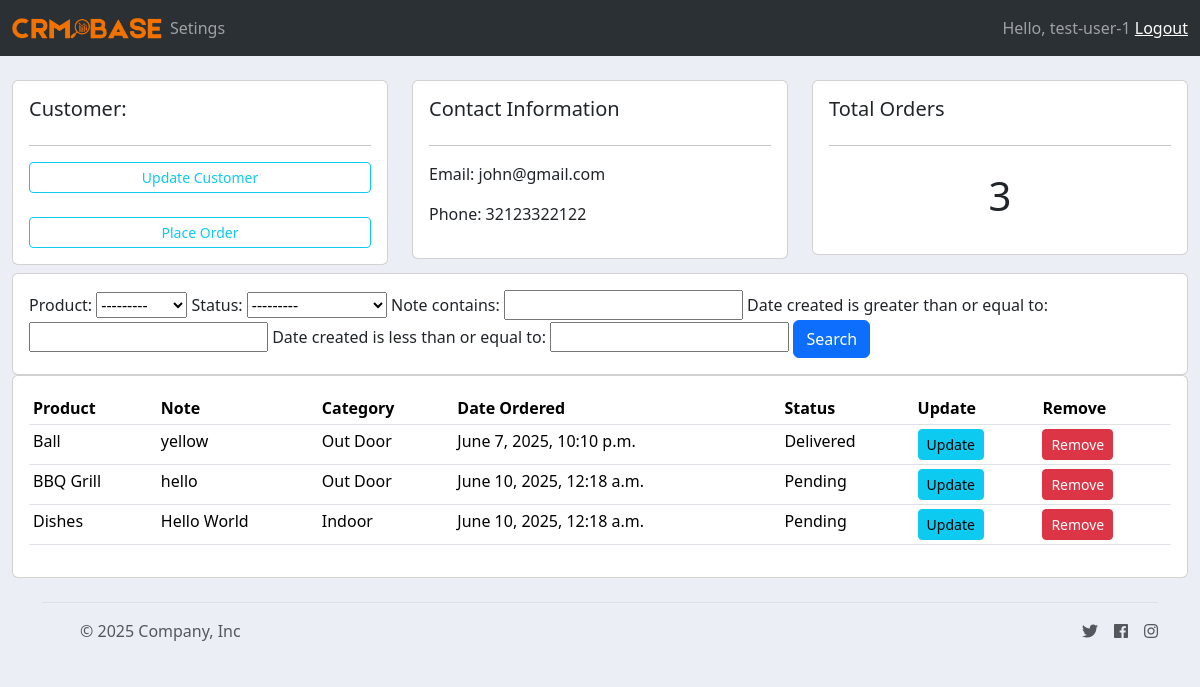
The page /customer/2/ (signed in) on the database its author committed.
### account/models.py (models this page shows, shortened)
class Customer(models.Model):
    user = models.OneToOneField(User,null=True,blank=True,on_delete=models.CASCADE)
    name = models.CharField(max_length=200,null=True)
    email = models.CharField(max_length=200,null=True)
    phone = models.CharField(max_length=200,null=True)
    profile_pic = models.ImageField(default="profile-2.png",null=True,blank=True)
    date_created = models.DateTimeField(auto_now_add=True,null=True)

class Order(models.Model):
    STATUS = (
        ('Pending','Pending'),
        ('Out for delivery','Out for delivery'),
        ('Delivered','Delivered'),
    )
    customer = models.ForeignKey(Customer,null=True, on_delete=models.SET_NULL)
    product = models.ForeignKey(Product,null=True, on_delete=models.SET_NULL)
    date_created = models.DateTimeField(auto_now_add=True,null=True)
    status = models.CharField(max_length=200,null=True,choices=STATUS)
    note = models.CharField(max_length=1000,null=True)

class Product(models.Model):
    CATEGORY = (
        ('Indoor','Indoor'),
        ('Out Door','Out Door'),
    )
    name = models.CharField(max_length=200,null=True)
    price = models.FloatField(null=True)
    category = models.CharField(max_length=200,null=True, choices=CATEGORY)
    description = models.CharField(max_length=200,null=True,blank=True)
    date_created = models.DateTimeField(auto_now_add=True,null=True)
    tags = models.ManyToManyField(Tag)
    def __str__(self):
        return self.name

### account/decorators.py (the view)
        def wrapper_func(request,*args,**kwargs):
            group = None
            if request.user.groups.exists():
                group = request.user.groups.all()[0].name
            if group in allowed_roles:
                return view_func(request,*args,**kwargs)
            else:
                return HttpResponse("You are not allowed to access this page")

### account/views.py (called while the page is built)
@login_required(login_url="login")
@allowed_users(allowed_roles=['admin'])
def customer(request,pk):
    customer = Customer.objects.get(id=pk)
    orders = customer.order_set.all()
    order_count = orders.count()
    myFilter = OrderFilter(request.GET,queryset=orders)
    orders = myFilter.qs
    context = {
        'customer':customer,
        'orders':orders,
        'order_count':order_count,
        'myFilter':myFilter}
    return render(request,'account/customer.html',context)

### account/templates/account/customer.html
{% extends 'account/main.html' %} {% block content %}
<br />
<div class="row mb-2">
  <div class="col-md">
    <div class="card card-body">
      <h5>Customer:</h5>
      <hr />
      <a class="btn btn-outline-info btn-sm btn-block" href=""
        >Update Customer</a
      >
      <br />
      <a
        class="btn btn-outline-info btn-sm btn-block"
        href="{% url 'create_order' customer.id %}"
        >Place Order</a
      >
    </div>
  </div>
  <div class="col-md">
    <div class="card card-body">
      <h5>Contact Information</h5>
      <hr />
      <p>Email: {{customer.email}}</p>
      <p>Phone: {{customer.phone}}</p>
    </div>
  </div>
  <div class="col-md">
    <div class="card card-body">
      <h5>Total Orders</h5>
      <hr />
      <h1 class="text-center" style="padding: 10px">{{order_count}}</h1>
    </div>
  </div>
</div>
<div class="row">
  <div class="col">
    <div class="card card-body">
      <form method="get">
        {{myFilter.form}}
        <button class="btn btn-primary" type="submit">Search</button>
      </form>
    </div>
  </div>
</div>
<div class="row">
  <div class="col-md">
    <div class="card card-body">
      <table class="table table-sm">
        <tr>
          <th>Product</th>
          <th>Note</th>
          <th>Category</th>
          <th>Date Ordered</th>
          <th>Status</th>
          <th>Update</th>
          <th>Remove</th>
        </tr>
        {% for order in orders %}
        <tr>
          <td>{{order.product}}</td>
          <td>{{order.note}}</td>
          <td>{{order.product.category}}</td>
          <td>{{order.date_created}}</td>
          <td>{{order.status}}</td>
          <td>
            <a
              class="btn btn-sm btn-info"
              href="{% url 'update_order' order.id %}"
              >Update</a
            >
          </td>
          <td>
            <a
              class="btn btn-sm btn-danger"
              href="{% url 'delete_order' order.id %}"
              >Remove</a
            >
          </td>
        </tr>
        {% endfor %}
      </table>
    </div>
  </div>
</div>
{% endblock %}

### account/templates/account/navbar.html (shortened to what this page needs)
{% load static %}
<nav class="navbar navbar-expand-lg bg-body-tertiary" data-bs-theme="dark">
  <div class="container-fluid">
    <img src="{% static 'images/logo.png' %}" width="150" />
    <div class="collapse navbar-collapse" id="navbarText">
      <ul class="navbar-nav me-auto mb-2 mb-lg-0">
        {% if request.user.is_staff %}
        <li class="nav-item">
          <a class="nav-link active" aria-current="page" href="{% url 'home' %}"
            >Dashboard</a
          >
        </li>
        <li class="nav-item">
          <a class="nav-link" href="{% url 'products' %}">Products</a>
        </li>
        {% else %}
        <li class="nav-item">
          <a class="nav-link" href="{% url 'account' %}">Setings</a>
        </li>
        {% endif %}
      </ul>
      <span class="navbar-text">
        <span>Hello, {{request.user}}</span>
        <a class="hello-msg" href="{% url 'logout' %}">Logout</a>
      </span>
    </div>
  </div>
</nav>

### static/css/main.css (style rules this page uses)
body { background-color: #ebeff5; }

### rows shown on the page
Customer: email "john@gmail.com", phone "32123322122"
Order: product "Ball", note "yellow", product.category "Out Door", date_created "June 7, 2025, 10:10 p.m.", status "Delivered"
Order: product "BBQ Grill", note "hello", product.category "Out Door", date_created "June 10, 2025, 12:18 a.m.", status "Pending"
Order: product "Dishes", note "Hello World", product.category "Indoor", date_created "June 10, 2025, 12:18 a.m.", status "Pending"

### other values the page prints
{{ request.user }} "test-user-1"
{{ order_count }} "3"
